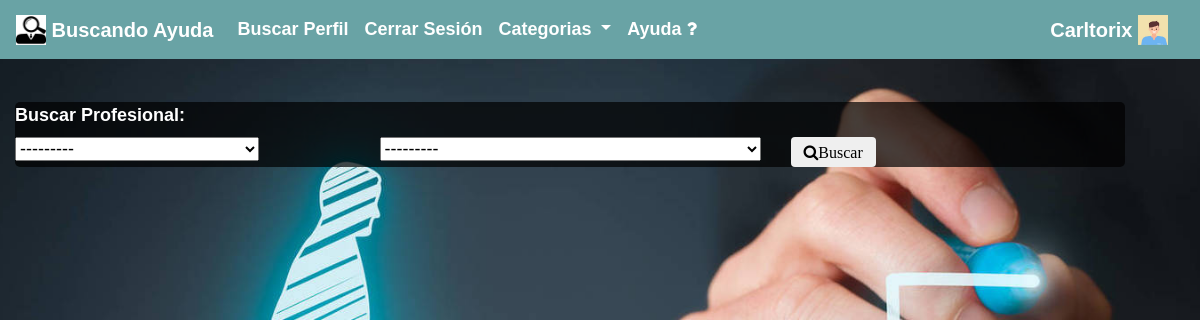
Page /cuenta/search_perfil/ (signed in) on the committed database.
### cuenta/models.py (models this page shows)
class Perfil(AbstractUser):
    tipo_usuario=models.CharField(max_length=20,default="cliente")
    dni=models.CharField(max_length=10,unique=True,default="",validators=[validar_num])
    nacimiento = models.DateField(null = True)
    foto = models.ImageField(upload_to = "foto_perfil", null = True, blank = True)
    telefono = models.CharField(max_length = 20,validators=[validar_num])
    localidad = models.ForeignKey(Localidad, on_delete = models.CASCADE, null=True, related_name="personas_localidad")
    experiencia_laboral = models.CharField(max_length = 200,null = True, blank = True)
    categoria = models.ForeignKey(Categoria, on_delete = models.CASCADE, default=None, null=True, related_name="perfil_de_categoria")
    facebook = models.CharField(max_length = 40, null=True)
    instagram = models.CharField(max_length = 40, null=True, blank = True)
    recomendaciones = models.ManyToManyField("Perfil", blank=True, through="Recomendaciones", related_name="trabajador_recomendado")
    def __str__(self):
        return self.username

class Titulo(models.Model):
    titulo = models.CharField(max_length = 30)
    categoria = models.ForeignKey(Categoria, on_delete = models.CASCADE,default=None, related_name="titulo_de_categoria")
    def __str__(self):
        return self.titulo

class Localidad(models.Model):
    localidad = models.CharField(max_length = 30)
    provincia = models.ForeignKey(Provincia, on_delete = models.CASCADE,default=None, related_name="personas_provincia")
    def __str__(self):
        return self.provincia.provincia+" - "+self.localidad

### cuenta/views.py (the view)
# urls.py: path("search_perfil/", views.search_perfil, name="search_perfil"),
def search_perfil(request):
    if request.GET:
        form = Search_perfilForm(request.GET)
    else:
        form = Search_perfilForm()
    filtro_titulo = request.GET.get("titulo", None)
    filtro_localidad = request.GET.get("localidad", None)
    print(filtro_titulo)
    print(filtro_localidad)
    if filtro_titulo and filtro_localidad:
        perfiles=Perfil.objects.filter(matricula_de_trabajador__titulo__id=filtro_titulo).filter(localidad=filtro_localidad).filter(tipo_usuario="trabajador")
    elif filtro_titulo:
        perfiles=Perfil.objects.filter(matricula_de_trabajador__titulo__id=filtro_titulo).filter(tipo_usuario="trabajador")
    elif filtro_localidad:
        perfiles=Perfil.objects.filter(localidad_id=filtro_localidad).filter(tipo_usuario="trabajador")
    else:
        perfiles=None
    return render(request, "cuenta/search_perfil.html",{"form":form, "perfiles":perfiles})

### cuenta/forms.py
class Search_perfilForm(forms.Form):
    class Meta:
        model = Titulo
        fields =("titulo","localidad")
    def __init__(self, *args, **kwargs):
        super(Search_perfilForm, self).__init__(*args, **kwargs)
        titulo = forms.ModelChoiceField(queryset=Titulo.objects.all().order_by("titulo"), required = False)
        self.fields["titulo"]= titulo
        localidad=forms.ModelChoiceField(queryset=Localidad.objects.all().order_by("provincia__provincia","localidad"),required = False)
        self.fields["localidad"]= localidad

### cuenta/templates/cuenta/search_perfil.html (shortened to what this page needs)
{% extends 'base.html' %}
{% load static %}
{%block contenido%}
<main role="main">
    <div class="contenedor-form">
    <div class="formulario">
        <form method="GET">
            <label for="{{ search_form.titulo.id_for_label }}">Buscar Profesional:</label>
<div class="row">
<div class="col">
           {{ form.titulo }}
</div>
<div class="col">
            {{ form.localidad }}
        </div>
        <div class="col">
            <button class="btn waves-effect waves-light" type="submit">
                <i class="fa fa-search" aria-hidden="true">Buscar</i>
            </button>
</div>
</div>
        </form>
    </div>
</div>
</main>
{% endblock %}

### templates/navbar.html (shortened to what this page needs)
{% load static %}
<nav class="navbar navbar-expand-md navbar-light fixed-top navcolor" >
    <a class="navbar-brand text-white" href="{% url 'index' %}">
      <img src="{% static 'img/logo.jpg' %}" width="30" height="30" class="d-inline-block align-top" alt="logo">
      Buscando Ayuda
    </a>
    <div class="collapse navbar-collapse" id="navbarCollapse">
      <ul class="navbar-nav mr-auto">
        <li class="nav-item active">
          <a class="nav-link text-white" href="{% url 'search_perfil' %}">Buscar Perfil</a>
        </li>
        <li class="nav-item active">
          {% if request.user.is_authenticated %}
          <a class="nav-link text-white" href="{% url 'cerrar_sesion' %}">Cerrar Sesión</a>
          {% else %}
          <a class="nav-link text-white" href="{% url 'iniciar_sesion' %}">Iniciar Sesión</a>
          {% endif %}
        </li>
        <li class="nav-item dropdown active">
          <a class="nav-link dropdown-toggle text-white" href="#" id="categorias" role="button" data-toggle="dropdown" aria-haspopup="true" aria-expanded="false">
            Categorias
          </a>
        </li>
        <li>
          <a class="nav-link text-white" href="{% url 'ayuda' %}">Ayuda <i class="fa fa-question"></i></a>
        </li>
      </ul>
      {% if request.user.is_authenticated %}
     <a class="navbar-brand text-white" href="{% url 'ver_perfil' request.user.id %}">
        {{request.user}}
        {% if request.user.foto %}
          <img src="{{ request.user.foto.url }}" width="30" height="30" class="d-inline-block align-top" alt="logo">
        {%else%}
        <img src="{% static 'img/pordefecto.jpg' %}" width="30" height="30" class="d-inline-block align-top" alt="logo">
        {% endif %}
    </a>
    {% else %}
    <img src="{% static 'img/pordefecto.jpg' %}" width="30" height="30" class="d-inline-block align-top" alt="logo">
    {% endif %}
    </div>
  </nav>

### static/css/style.css (style rules this page uses)
body { font-size: 1.125rem; font-weight: bold; background-image: url("../img/fondo.jpg"); width: 95%; max-width: 150rem; margin: 0 auto 0 auto; background-position: center; background-repeat: no-repeat; background-size: cover; background-attachment: fixed; font-family:Arial; margin: 0; padding: 0; -webkit-box-sizing: border-box; -moz-box-sizing: border-box; box-sizing: border-box; }
.navbar { background-color: #69A3A5; }

### static/css/estilos.css (style rules this page uses)
.contenedor-form { background: rgba(0,0,0,.7); max-width: 1140px; width: 100%; margin: 48px auto; border-radius: 5px; color: #fff; position: relative; }
li { display:block; }

### rows in the picture
Perfil: user "Carltorix", user.foto (picture)
Titulo: titulo "---------"
Localidad: localidad "---------"
